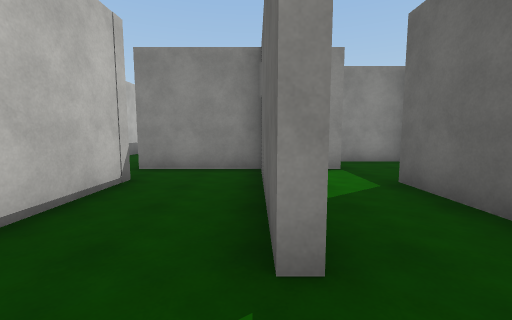
View 1 (above)

24 first-person views from a walk through a 3-D level made in the Unity game engine. The camera is 1.5 m above the floor, tilts 6° down and sees 90° across. The floor is counted in squares, 1.8 m on a side. Each view is taken from the middle of a square. On the plan, view 1 faces up. The plan holds only what a view shows up to about 10 squares ahead; the rest is blank. The player character is not drawn. Surface patterns are stand-ins for the level's own textures.

View 2
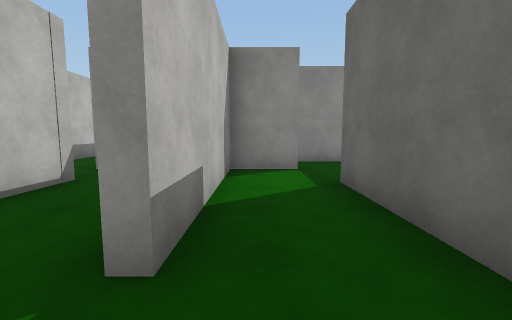

View 3
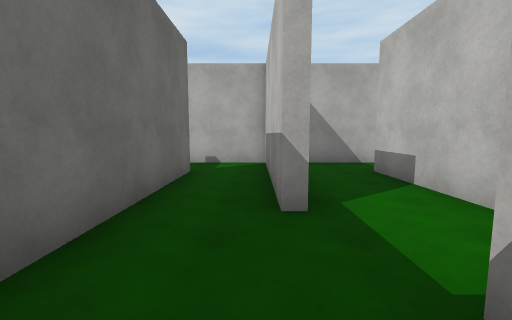

View 4
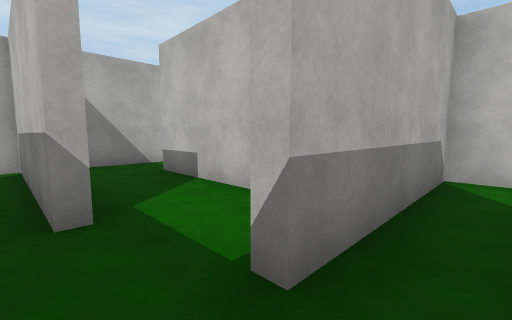

View 5
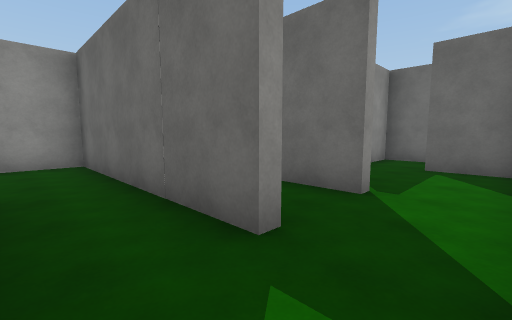

View 6
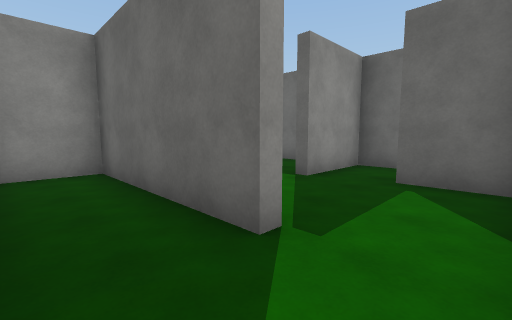

View 7
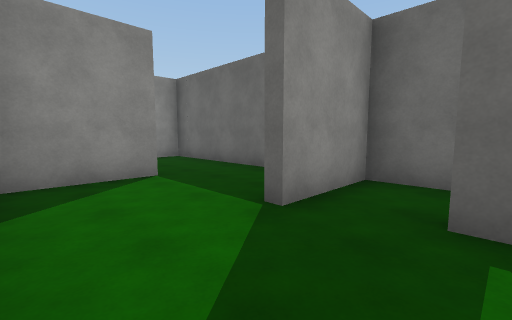

View 8
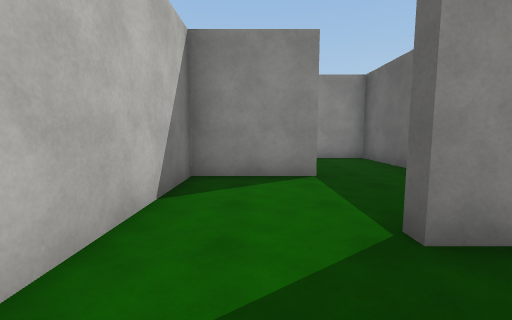

View 9
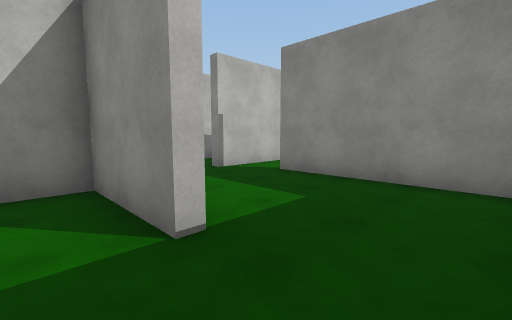

View 10
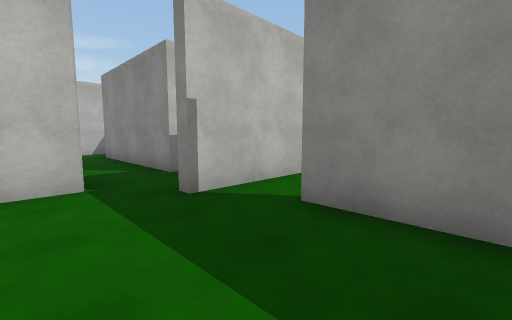

View 11
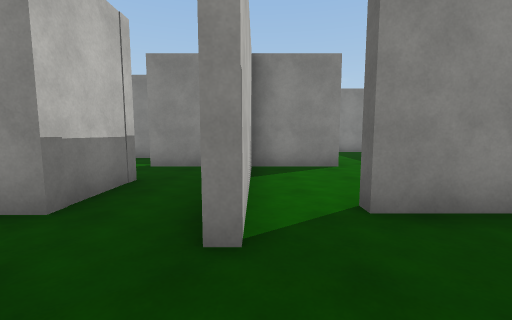

View 12
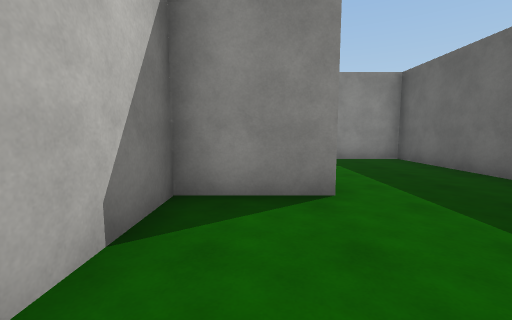

View 13
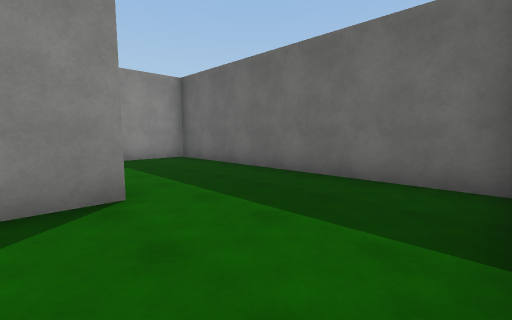

View 14
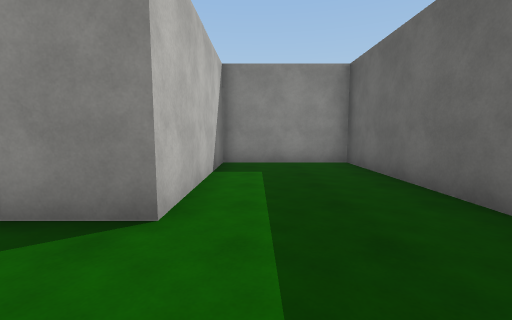

View 15
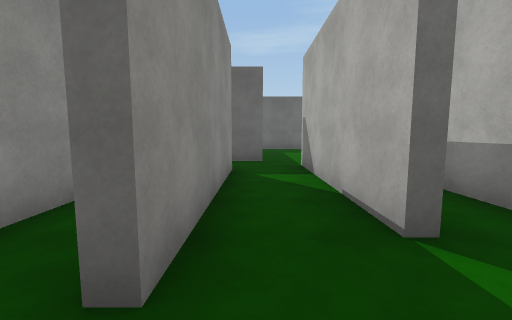

View 16
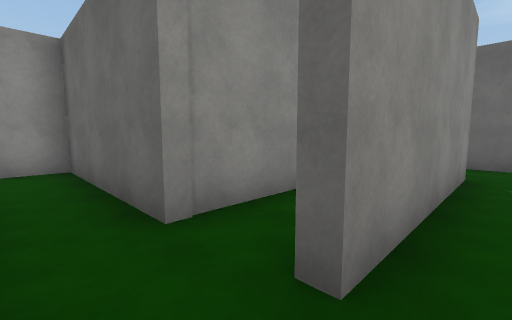

View 17
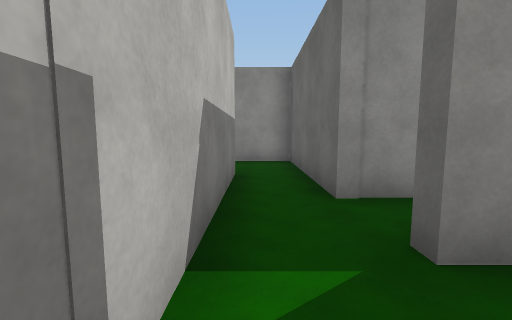

View 18
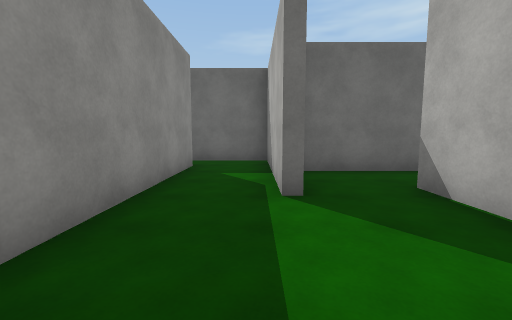

View 19
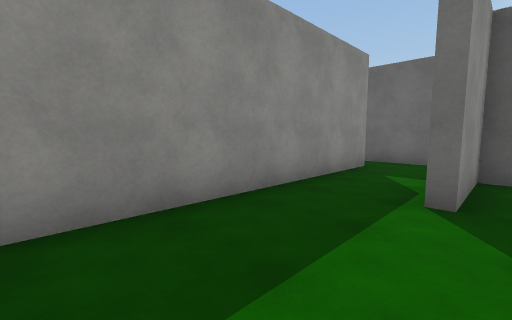

View 20
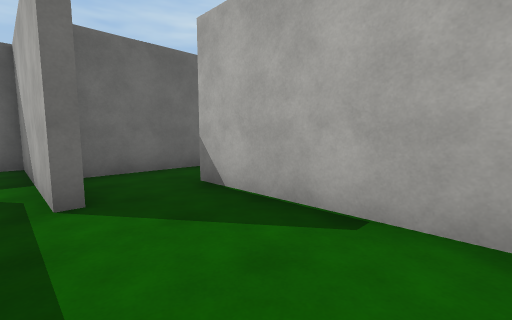

View 21
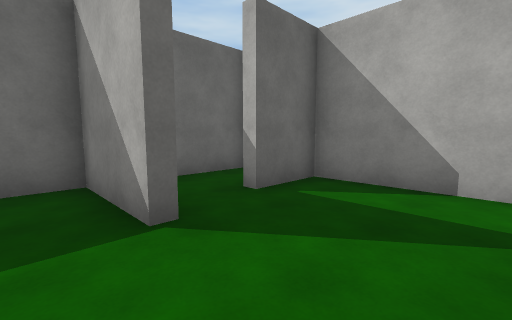

View 22
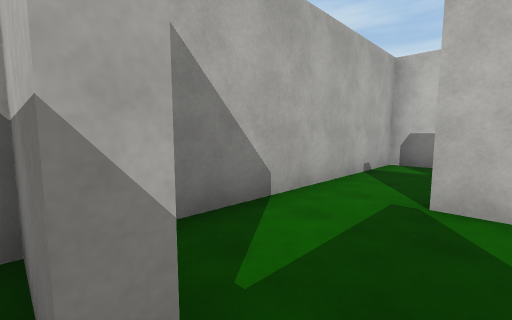

View 23
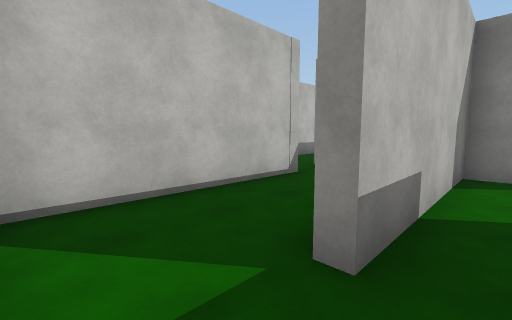

View 24
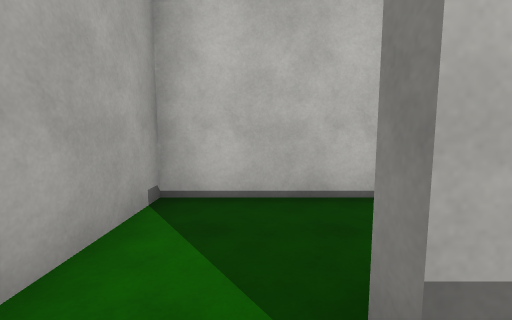

### Floor plan
Points are (right, up) in squares from view 1. A wall is a line through its corners. A room is listed if a view was taken in it or the views show most of it. See-through windows are left out.
Room 1 (view 1)
walls: (0.4, 1.4) (0, 1.4) (0, 2.5); (-2.3, 4.6) (-2.3, -0.2) (0.5, -0.2); (0.1, 5.9) (-2.8, 5.9)
ways out: opening at (0, 0.5) to room 2
Room 2 (views 2, 23, 24)
walls: (2.4, 1.4) (2.4, 4.4); (0.5, -0.2) (1.5, -0.2); (0.4, 4.4) (0.4, 1.4)
ways out: opening at (0, 0.5) to room 1; opening at (1, 5) to room 3
Room 3 (views 3, 4, 5)
walls: (2.7, 4.4) (2.7, -0.2) (4.5, -0.2); (2, 5.9) (0.4, 5.9) (0.4, 4.4); (4.4, 1.4) (4.4, 7.5) (2.1, 7.5)
ways out: opening at (1, 5) to room 2; opening at (4, 0.5) to room 4; opening at (0.5, 7) to room 12
Room 4 (view 6)
walls: (6.5, 1.4) (6.5, 5.9) (4.9, 5.9); (4.5, -0.2) (6.5, -0.2)
ways out: opening at (4, 0.5) to room 3; opening at (6, 0.5) to room 5
Room 5 (views 7, 8, 9, 21, 22)
walls: (9.1, 3.1) (11.6, 3.1) (11.6, 5.6); (10.6, 2.8) (9.1, 2.8); (9.2, 5.9) (6.7, 5.9) (6.7, 1.4); (6.5, -0.2) (9.7, -0.2) (9.7, 1.4)
ways out: opening at (6, 0.5) to room 4; opening at (10.5, 6) to room 6; opening at (10, 2)
Room 6 (view 10)
walls: (11.6, 5.6) (11.6, 9.6) (7.2, 9.6)
ways out: opening at (10.5, 6) to room 5; opening at (6, 7.5) to room 7; opening at (7, 10) to room 8
Room 7 (view 11)
walls: (5.9, 8.8) (5.6, 8.8) (5.6, 13.4) (4.6, 13.4); (4.7, 7.8) (4.7, 6.9); (3.8, 11.5) (3.8, 9.6)
ways out: opening at (6, 7.5) to room 6; opening at (5, 9) to room 9; opening at (4, 13) to room 10
Room 8 (views 12, 13, 14)
walls: (7.2, 9.6) (7.2, 10); (11.6, 9.9) (11.6, 18.3) (8.1, 18.3) (8.1, 13.4) (5.9, 13.4) (5.9, 8.8)
ways out: opening at (7, 10) to room 6
Room 9 (views 15, 16, 17)
walls: (-0.1, 7.8) (4.7, 7.8); (-2.4, 9.4) (-2.4, 7.4); (-2.4, 6.2) (-1.4, 6.2); (3.8, 9.6) (-0.9, 9.6)
ways out: opening at (5, 9) to room 7; opening at (-1.5, 10) to room 11; opening at (-1, 8) to room 12
Room 10 (views 18, 19, 20)
walls: (4.6, 13.4) (3.4, 13.4) (3.4, 13.6) (7.8, 13.6) (7.8, 16.1); (6.6, 15.6) (-0.1, 15.6); (-0.1, 11.5) (3.8, 11.5)
ways out: opening at (4, 13) to room 7; opening at (7, 16)
Room 11 (no view inside)
walls: (1.1, 11.2) (-0.9, 11.2); (-2.4, 11.6) (-2.4, 9.4)
ways out: opening at (-1.5, 10) to room 9; opening at (-2, 12.5)
Room 12 (no view inside)
walls: (-1.4, 6.2) (2, 6.2); (-2.4, 7.4) (-2.4, 6.2)
ways out: opening at (0.5, 7) to room 3; opening at (-1, 8) to room 9

Where each view was taken, in squares from view 1:
view 1: 0 up, 0 right, facing up
view 2: 0 up, 1 right, facing up
view 3: 7 up, 3 right, facing down
view 4: 7 up, 3 right, facing down-left
view 5: 0 up, 3 right, facing up-right
view 6: 0 up, 5 right, facing up-right
view 7: 1 up, 7 right, facing up-right
view 8: 1 up, 8 right, facing up
view 9: 5 up, 11 right, facing up-left
view 10: 7 up, 9 right, facing up-left
view 11: 7 up, 6 right, facing up
view 12: 10 up, 7 right, facing up
view 13: 10 up, 7 right, facing up-right
view 14: 11 up, 9 right, facing up
view 15: 9 up, 2 left, facing right
view 16: 9 up, 2 left, facing up-right
view 17: 8 up, 2 left, facing up
view 18: 14 up, 0 right, facing right
view 19: 13 up, 0 right, facing up-right
view 20: 14 up, 0 right, facing down-right
view 21: 4 up, 7 right, facing down-right
view 22: 2 up, 10 right, facing down-left
view 23: 0 up, 1 right, facing up-left
view 24: 1 up, 1 right, facing left
